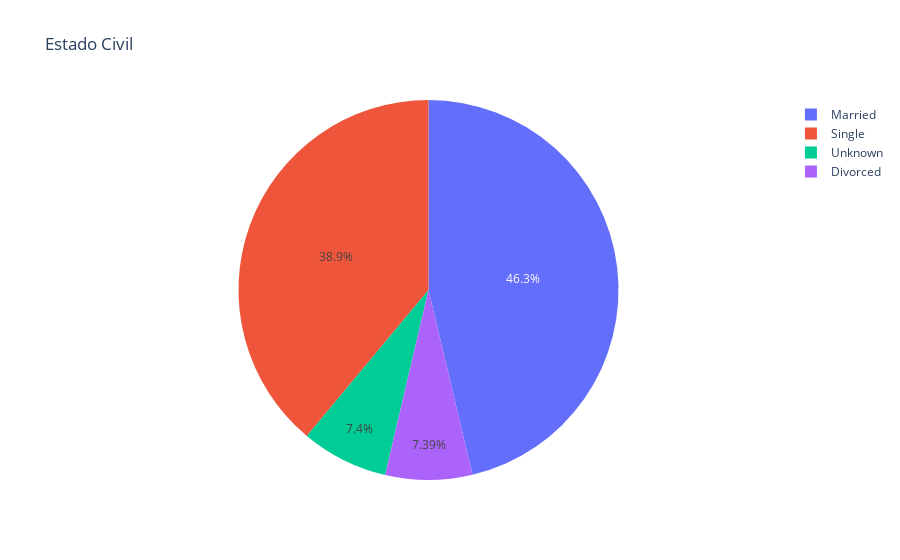

Write notebook code for a chart like this one.
### Markdown cell above
### Ejercicio 1
Utiliza `plotly` para realizar un  diagramas de torta sobre el estado conyugal de los clientes (resaltando el más predominante).

### Code cell
# YOUR CODE HERE
import plotly.offline as py
from plotly.graph_objs import Pie, Layout,Figure

ds=df['Marital_Status']
count = ds.value_counts()

percent = ds.value_counts(normalize=True).mul(100).round(2)

_layout = Layout(title='Estado Civil')
_data = Pie(labels=percent.index.tolist(),values=percent.values.tolist(),hoverinfo='label+percent')
fig = Figure(data=[_data], layout=_layout)

fig.show()

### Figure 1 — Plotly figure (JSON) as saved in the notebook; plotly's stock layout.template omitted (floating-point values rounded to 4 significant figures)
{"data": [{"hoverinfo": "label+percent", "labels": ["Married", "Single", "Unknown", "Divorced"], "type": "pie", "values": [46.28, 38.94, 7.4, 7.39]}], "layout": {"title": {"text": "Estado Civil"}}}
